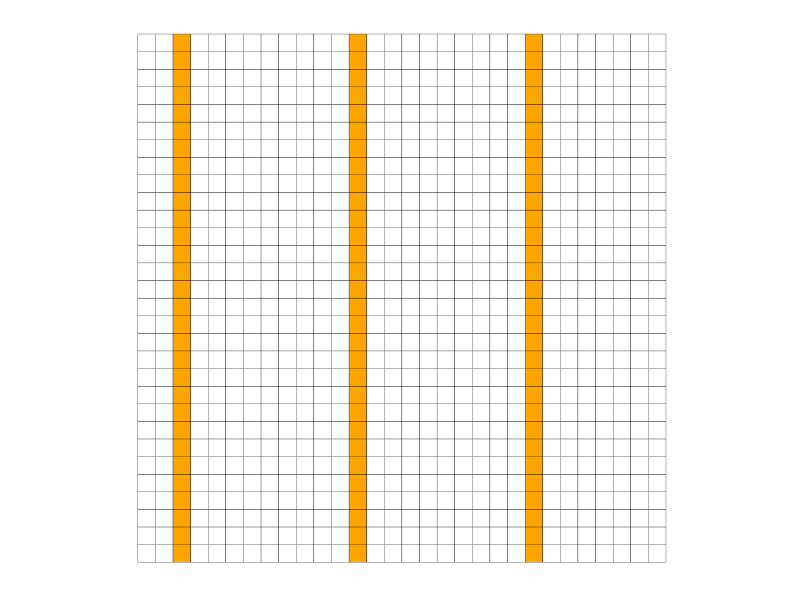
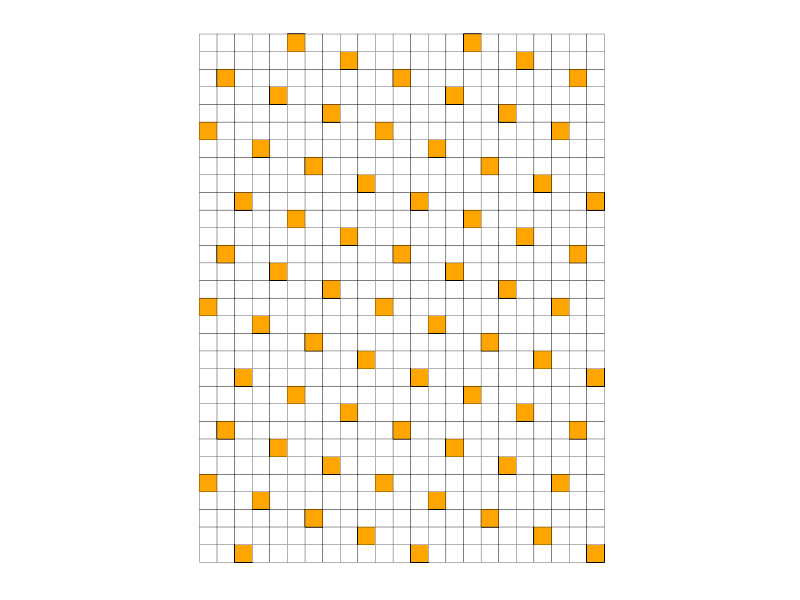
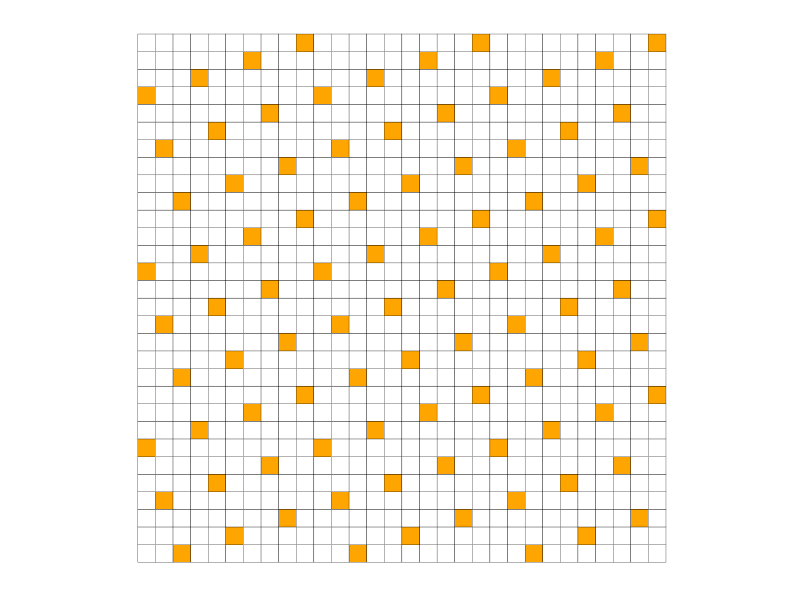
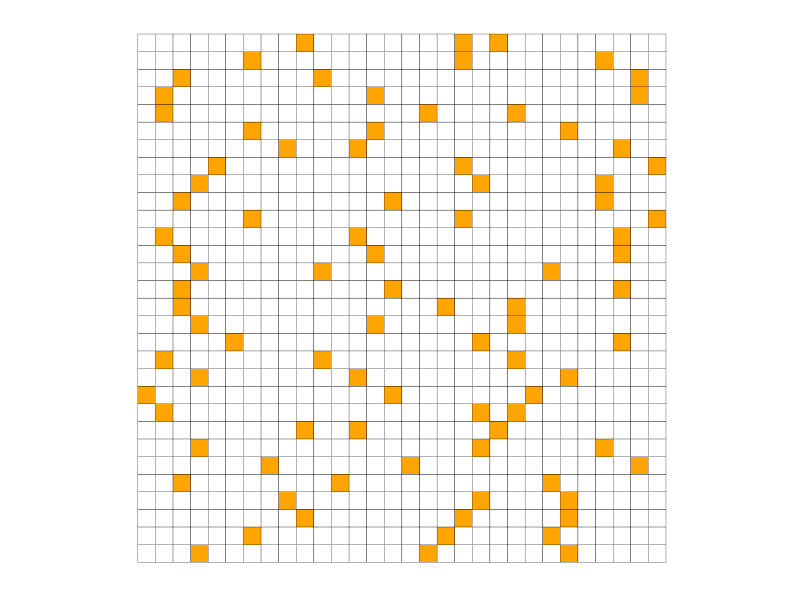
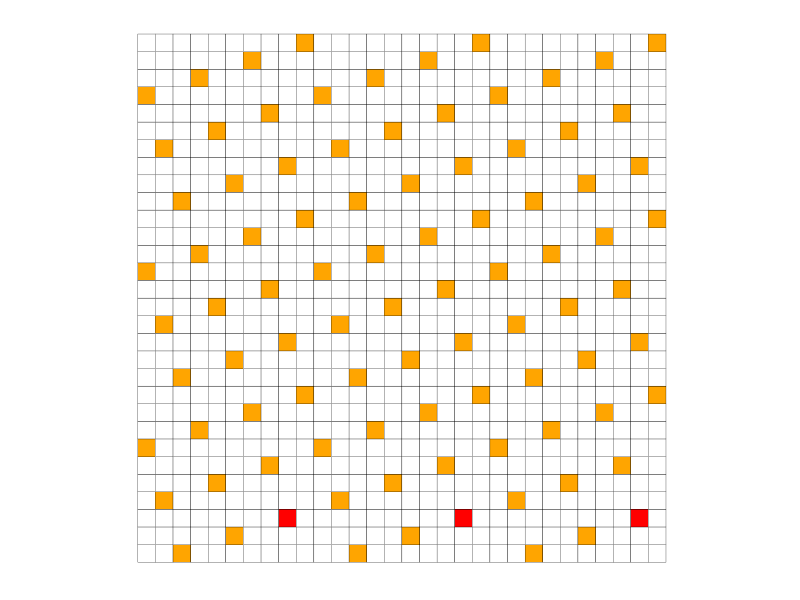
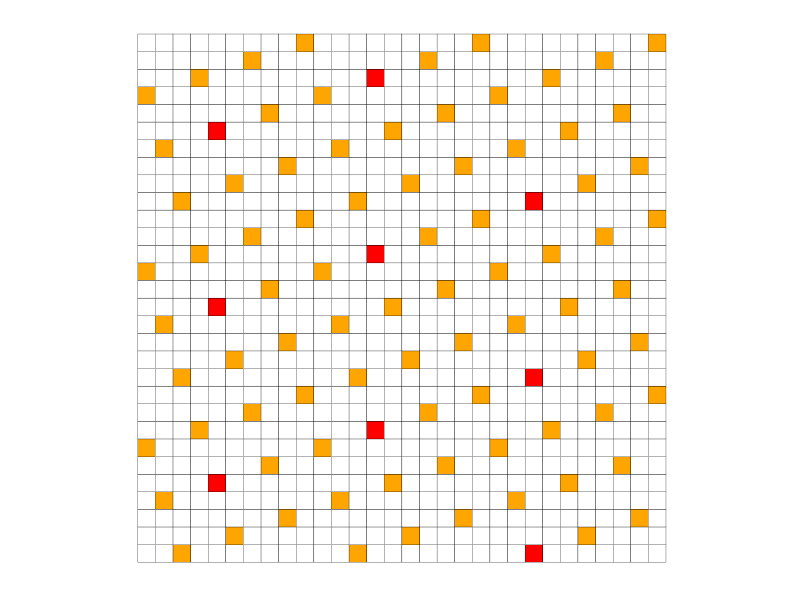
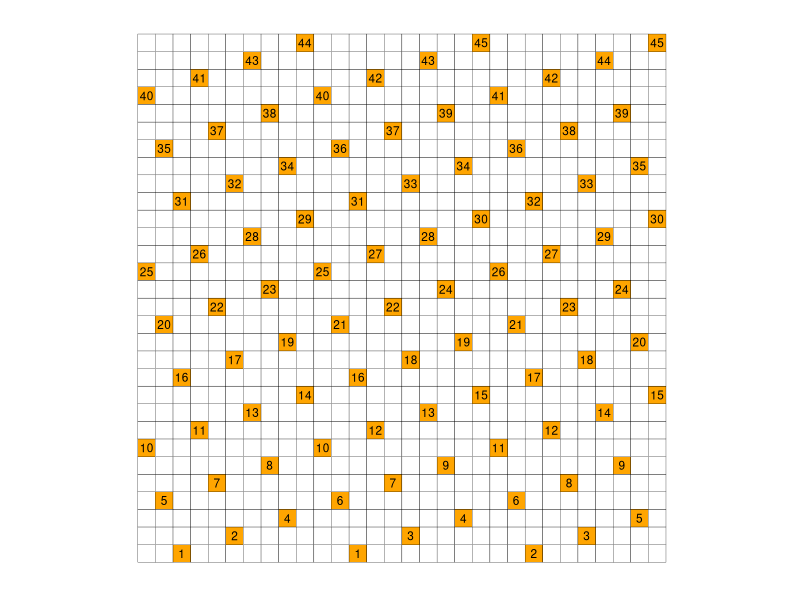

Here is the R script that generated these plots, in order:
##### To plot grids (for the report) ----------

install.packages("ggplot2")
library(ggplot2)

library(tidyverse) # for arrange

### Version 1 -----------

# Create a data frame with the coordinates and colors
grid_data <- expand.grid(x = 1:30, y = 1:30)  # 30x30 grid
grid_data$color <- "white"  # Default color for all squares

# Specify the squares to be colored
colored_squares <- data.frame(
  x = c(rep(3, 30), rep(13, 30), rep(23, 30)),
  y = rep(1:30, 3),
  color = c(rep("orange", 90))
)

# Merge the colored squares into the grid data
grid_data <- merge(grid_data, colored_squares, by = c("x", "y"), all.x = TRUE)
grid_data$color.y[is.na(grid_data$color.y)] <- "white" # Set NA colors to white
# c(rep("white", 100))

ggplot(grid_data, aes(x = x, y = y, fill = color.y)) +
  geom_tile(colour = "black") +  # Draw the squares with black borders # 
  scale_fill_identity() +  # Use the colors specified in the data
  theme_minimal() +  # Minimal theme for better visualization
  theme(
    axis.title = element_blank(),  # Remove axis titles
    axis.text = element_blank(),   # Remove axis text
    axis.ticks = element_blank(),  # Remove axis ticks
    panel.grid = element_blank()   # Remove grid lines
  ) +
  coord_fixed()  # Ensure squares are not stretched

### 2nd version of Version 1 -----------

# Create a data frame with the coordinates and colors
grid_data <- expand.grid(x = 1:23, y = 1:30)  # 30x23 grid
grid_data$color <- "white"  # Default color for all squares

# Function to sample at random following the grid
sampling_grid <- function(i){
  cells_x <- c()
  cells_y <- c()
  raw <- c()
  elt <- i
  while (elt < (30*23)) {
    raw <- append(raw, elt)
    elt <- elt+10
  }
  for (j in raw) {
    cells_x <- append(cells_x, ifelse(j%%23 == 0, 23, j%%23))
    cells_y <- append(cells_y, ifelse(j%%23 == 0, ((j-(j%%23))/23) - 1, (j-(j%%23))/23) )
  }
  return(data.frame(x = cells_x, y = cells_y))
}

test <- sampling_grid(3)

colored_squares <- data.frame(
  x = test$x,
  y = test$y +1,
  color = c(rep("orange", 30*23))
)

# Merge the colored squares into the grid data
grid_data <- merge(grid_data, colored_squares, by = c("x", "y"), all.x = TRUE)
grid_data$color.y[is.na(grid_data$color.y)] <- "white" # Set NA colors to white
# c(rep("white", 100))

ggplot(grid_data, aes(x = x, y = y, fill = color.y)) +
  geom_tile(colour = "black") +  # Draw the squares with black borders # 
  scale_fill_identity() +  # Use the colors specified in the data
  theme_minimal() +  # Minimal theme for better visualization
  theme(
    axis.title = element_blank(),  # Remove axis titles
    axis.text = element_blank(),   # Remove axis text
    axis.ticks = element_blank(),  # Remove axis ticks
    panel.grid = element_blank()   # Remove grid lines
  ) +
  coord_fixed()  # Ensure squares are not stretched

### Version 2 -----------

# Create a data frame with the coordinates and colors
grid_data <- expand.grid(x = 1:30, y = 1:30)  # 30x30 grid
grid_data$color <- "white"  # Default color for all squares

# Function to sample at random following the grid
sampling_grid <- function(i){
  cells_x <- c()
  cells_y <- c()
  
  for (l in 0:29) {
    if (l==0){
      x_init <- i
    }else if ((3*l+i) < 10){
      x_init <- (3*l+i)
    }else{
      x_init <- (((3*l+i))%%(10))
    }
    k <- 0
    while (x_init + 10*k < 30) {
      a <- x_init + 10*k
      b <- l
      cells_x <- append(cells_x, ifelse(a%%30 == 0, 30, a))
      print(a)
      cells_y <- append(cells_y, b) # ifelse(a%%23 == 0, b - 1, b )
      print(b)
      k <- k+1
    }
  }
  return(data.frame(x = cells_x, y = cells_y))
}

test <- sampling_grid(3)

# Specify the squares to be colored
colored_squares <- data.frame(
  x = test$x,
  y = test$y +1,
  color = c(rep("orange", 90))
)

# Merge the colored squares into the grid data
grid_data <- merge(grid_data, colored_squares, by = c("x", "y"), all.x = TRUE)
grid_data$color.y[is.na(grid_data$color.y)] <- "white" # Set NA colors to white

ggplot(grid_data, aes(x = x, y = y, fill = color.y)) +
  geom_tile(colour = "black") +  # Draw the squares with black borders # 
  scale_fill_identity() +  # Use the colors specified in the data
  theme_minimal() +  # Minimal theme for better visualization
  theme(
    axis.title = element_blank(),  # Remove axis titles
    axis.text = element_blank(),   # Remove axis text
    axis.ticks = element_blank(),  # Remove axis ticks
    panel.grid = element_blank()   # Remove grid lines
  ) +
  coord_fixed()  # Ensure squares are not stretched


### Version 3 -----------

# Create a data frame with the coordinates and colors
grid_data <- expand.grid(x = 1:30, y = 1:30)  # 30x30 grid
grid_data$color <- "white"  # Default color for all squares

# Function to sample at random following the grid
sampling_grid <- function(c_dim){
  random_points <- data.frame(x = numeric(), y = numeric())
  
  for (l in 0:((30)-1)) { # For all lines
    for (bunch in 1:(30/10)) { # 10 is the size of each bunch
      x_sampled <- sample(1:10, 1) + (bunch-1)*10
      a <- x_sampled
      b <- l
      random_points <- rbind(random_points, list(a,b))
    }
  }
  colnames(random_points) <- list("x", "y")
  return(random_points)
}

test <- sampling_grid(3)

# Specify the squares to be colored
colored_squares <- data.frame(
  x = test$x,
  y = test$y + 1,
  color = c(rep("orange", 90))
)

# Merge the colored squares into the grid data
grid_data <- merge(grid_data, colored_squares, by = c("x", "y"), all.x = TRUE)
grid_data$color.y[is.na(grid_data$color.y)] <- "white" # Set NA colors to white
# c(rep("white", 100))

ggplot(grid_data, aes(x = x, y = y, fill = color.y)) +
  geom_tile(colour = "black") +  # Draw the squares with black borders # 
  scale_fill_identity() +  # Use the colors specified in the data
  theme_minimal() +  # Minimal theme for better visualization
  theme(
    axis.title = element_blank(),  # Remove axis titles
    axis.text = element_blank(),   # Remove axis text
    axis.ticks = element_blank(),  # Remove axis ticks
    panel.grid = element_blank()   # Remove grid lines
  ) +
  coord_fixed()  # Ensure squares are not stretched



### Strata 1 -----------

# Create a data frame with the coordinates and colors
grid_data <- expand.grid(x = 1:30, y = 1:30)  # 30x30 grid
grid_data$color <- "white"  # Default color for all squares

# Function to sample at random following the grid
sampling_grid <- function(i){
  cells_x <- c()
  cells_y <- c()
  
  for (l in 0:29) {
    if (l==0){
      x_init <- i
    }else if ((3*l+i) < 10){
      x_init <- (3*l+i)
    }else{
      x_init <- (((3*l+i))%%(10))
    }
    k <- 0
    while (x_init + 10*k < 30) {
      a <- x_init + 10*k
      b <- l
      cells_x <- append(cells_x, ifelse(a%%30 == 0, 30, a))
      # print(a)
      cells_y <- append(cells_y, b)
      # print(b)
      k <- k+1
    }
  }
  return(data.frame(x = cells_x, y = cells_y))
}

test <- sampling_grid(3)

# Specify the squares to be colored
colored_squares <- data.frame(
  x = test$x,
  y = test$y +1,
  color = c(rep("orange", 90))
)

colored_stratum <- data.frame(
  x = test[test$y == 2,]$x,
  y = test[test$y == 2,]$y +1,
  color = c(rep("red", nrow(test[test$y == 2,])))
)

# Merge the colored squares into the grid data
grid_data <- merge(grid_data, colored_squares, by = c("x", "y"), all.x = TRUE)
grid_data <- merge(grid_data, colored_stratum, by = c("x", "y"), all.x = TRUE)
grid_data$color[(is.na(grid_data$color)) & (grid_data$color.y == "orange")] <- "orange" 
grid_data$color[is.na(grid_data$color)] <- "white" # Set NA colors to white

ggplot(grid_data, aes(x = x, y = y, fill = color)) +
  geom_tile(colour = "black") +  # Draw the squares with black borders # 
  scale_fill_identity() +  # Use the colors specified in the data
  theme_minimal() +  # Minimal theme for better visualization
  theme(
    axis.title = element_blank(),  # Remove axis titles
    axis.text = element_blank(),   # Remove axis text
    axis.ticks = element_blank(),  # Remove axis ticks
    panel.grid = element_blank()   # Remove grid lines
  ) +
  coord_fixed()  # Ensure squares are not stretched


### Strata 2 -----------

# Create a data frame with the coordinates and colors
grid_data <- expand.grid(x = 1:30, y = 1:30)  # 30x30 grid
grid_data$color <- "white"  # Default color for all squares

# Function to sample at random following the grid
sampling_grid <- function(i){
  cells_x <- c()
  cells_y <- c()
  cells_h <- c()
  
  for (l in 0:29) {
    if (l==0){
      x_init <- i
    }else if ((3*l+i) < 10){
      x_init <- (3*l+i)
    }else{
      x_init <- (((3*l+i))%%(10))
    }
    k <- 0
    while (x_init + 10*k < 30) {
      a <- x_init + 10*k
      b <- l
      h <- (length(cells_x)+1)%%10
      cells_x <- append(cells_x, ifelse(a%%30 == 0, 30, a))
      # print(a)
      cells_y <- append(cells_y, b)
      # print(b)
      cells_h <- append(cells_h, h)
      k <- k+1
    }
  }
  return(data.frame(x = cells_x, y = cells_y, h = cells_h))
}

test <- sampling_grid(3)

# Specify the squares to be colored
colored_squares <- data.frame(
  x = test$x,
  y = test$y +1,
  color = c(rep("orange", 90))
)

colored_stratum <- data.frame(
  x = test[test$h == 3,]$x,
  y = test[test$h == 3,]$y +1,
  color = c(rep("red", nrow(test[test$h == 3,])))
)

# Merge the colored squares into the grid data
grid_data <- merge(grid_data, colored_squares, by = c("x", "y"), all.x = TRUE)
grid_data <- merge(grid_data, colored_stratum, by = c("x", "y"), all.x = TRUE)
grid_data$color[(is.na(grid_data$color)) & (grid_data$color.y == "orange")] <- "orange" 
grid_data$color[is.na(grid_data$color)] <- "white" # Set NA colors to white

ggplot(grid_data, aes(x = x, y = y, fill = color)) +
  geom_tile(colour = "black") +  # Draw the squares with black borders # 
  scale_fill_identity() +  # Use the colors specified in the data
  theme_minimal() +  # Minimal theme for better visualization
  theme(
    axis.title = element_blank(),  # Remove axis titles
    axis.text = element_blank(),   # Remove axis text
    axis.ticks = element_blank(),  # Remove axis ticks
    panel.grid = element_blank()   # Remove grid lines
  ) +
  coord_fixed()  # Ensure squares are not stretched

### Strata 3: 2 by 2 ------------

# Create a data frame with the coordinates and colors
grid_data <- expand.grid(x = 1:30, y = 1:30)  # 30x30 grid
grid_data$color <- "white"  # Default color for all squares

# Function to sample at random following the grid
sampling_grid <- function(i){
  cells_x <- c()
  cells_y <- c()
  
  for (l in 0:29) {
    if (l==0){
      x_init <- i
    }else if ((3*l+i) < 10){
      x_init <- (3*l+i)
    }else{
      x_init <- (((3*l+i))%%(10))
    }
    k <- 0
    while (x_init + 10*k < 30) {
      a <- x_init + 10*k
      b <- l
      cells_x <- append(cells_x, ifelse(a%%30 == 0, 30, a))
      print(a)
      cells_y <- append(cells_y, b)
      print(b)
      k <- k+1
    }
  }
  return(data.frame(x = cells_x, y = cells_y))
}

test <- sampling_grid(3)

# Specify the squares to be colored
colored_squares <- data.frame(
  x = test$x,
  y = test$y +1,
  color = c(rep("orange", 90))
)

# Merge the colored squares into the grid data
grid_data <- merge(grid_data, colored_squares, by = c("x", "y"), all.x = TRUE)
grid_data$color.y[is.na(grid_data$color.y)] <- "white" # Set NA colors to white
grid_data <- arrange(grid_data, grid_data$y)
# 45 strata ((3*30)/2) with 2 selected cells in each of them
grid_data$number <- NA
grid_data[grid_data$color.y == "orange",]$number <- rep(1:45, each = 2)

ggplot(grid_data, aes(x = x, y = y, fill = color.y)) +
  geom_tile(colour = "black") +  # Draw the squares with black borders
  geom_text(aes(label = number), size = 3, na.rm = TRUE) +
  scale_fill_identity() +  # Use the colors specified in the data
  theme_minimal() +  # Minimal theme for better visualization
  theme(
    axis.title = element_blank(),  # Remove axis titles
    axis.text = element_blank(),   # Remove axis text
    axis.ticks = element_blank(),  # Remove axis ticks
    panel.grid = element_blank()   # Remove grid lines
  ) +
  coord_fixed()  # Ensure squares are not stretched

